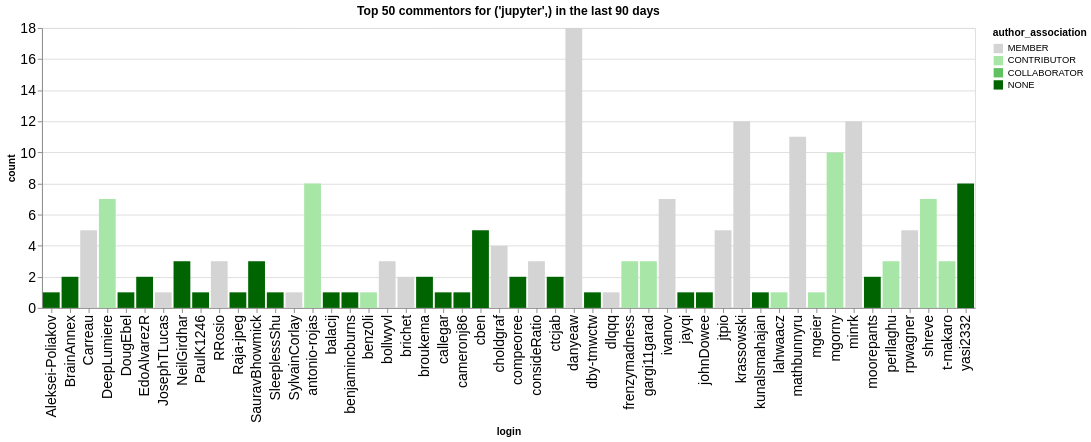

Here is the notebook cell this chart was saved with:
### Code cell
n_plot = 50
charts = []
for ii, (iorg, idata) in enumerate(commentors.groupby(['org'])):
    title = f"Top {n_plot} commentors for {iorg} in the last {n_days} days"
    idata = idata.groupby('login', as_index=False).agg({'count': 'sum', 'author_association': 'first'})
    idata = idata.sort_values('count', ascending=False).head(n_plot)
    ch = alt.Chart(data=idata.head(n_plot), title=title).mark_bar().encode(
        x='login',
        y='count',
        color=alt.Color('author_association', scale=alt.Scale(domain=author_types, range=author_colors))
    )
    charts.append(ch)
alt.hconcat(*charts)

### Figure 1 — Vega-Lite specification as saved in the notebook (floating-point values rounded to 4 significant figures)
{"config": {"axisLeft": {"labelFontSize": 15}, "axisBottom": {"labelFontSize": 15}}, "hconcat": [{"mark": {"type": "bar"}, "encoding": {"color": {"field": "author_association", "scale": {"domain": ["MEMBER", "CONTRIBUTOR", "COLLABORATOR", "NONE"], "range": ["rgb(211.82745098039214, 211.82745098039214, 211.82745098039214)", "rgb(166.98562091503268, 229.89803921568628, 166.98562091503268)", "rgb(96.37647058823529, 192.75294117647059, 96.37647058823529)", "rgb(0.0, 100.3921568627451, 0.0)"]}, "type": "nominal"}, "x": {"field": "login", "type": "nominal"}, "y": {"field": "count", "type": "quantitative"}}, "title": "Top 50 commentors for ('jupyter',) in the last 90 days"}], "data": {"name": "data-196f10a8237bec4b1933c944aeeea02a"}, "$schema": "https://vega.github.io/schema/vega-lite/v5.20.1.json", "datasets": {"data-196f10a8237bec4b1933c944aeeea02a": [{"login": "danyeaw", "count": 18, "author_association": "MEMBER"}, {"login": "krassowski", "count": 12, "author_association": "MEMBER"}, {"login": "minrk", "count": 12, "author_association": "MEMBER"}, {"login": "mathbunnyru", "count": 11, "author_association": "MEMBER"}, {"login": "mgorny", "count": 10, "author_association": "CONTRIBUTOR"}, {"login": "antonio-rojas", "count": 8, "author_association": "CONTRIBUTOR"}, {"login": "yasi2332", "count": 8, "author_association": "NONE"}, {"login": "DeepLumiere", "count": 7, "author_association": "CONTRIBUTOR"}, {"login": "shreve", "count": 7, "author_association": "CONTRIBUTOR"}, {"login": "ivanov", "count": 7, "author_association": "MEMBER"}, {"login": "jtpio", "count": 5, "author_association": "MEMBER"}, {"login": "cben", "count": 5, "author_association": "NONE"}, {"login": "Carreau", "count": 5, "author_association": "MEMBER"}, {"login": "rpwagner", "count": 5, "author_association": "MEMBER"}, {"login": "choldgraf", "count": 4, "author_association": "MEMBER"}, {"login": "RRosio", "count": 3, "author_association": "MEMBER"}, {"login": "bollwyvl", "count": 3, "author_association": "MEMBER"}, {"login": "SauravBhowmick", "count": 3, "author_association": "NONE"}, {"login": "perllaghu", "count": 3, "author_association": "CONTRIBUTOR"}, {"login": "t-makaro", "count": 3, "author_association": "CONTRIBUTOR"}, {"login": "frenzymadness", "count": 3, "author_association": "CONTRIBUTOR"}, {"login": "gargi11garad", "count": 3, "author_association": "CONTRIBUTOR"}, {"login": "NeilGirdhar", "count": 3, "author_association": "NONE"}, {"login": "consideRatio", "count": 3, "author_association": "MEMBER"}, {"login": "broukema", "count": 2, "author_association": "NONE"}, {"login": "compeoree", "count": 2, "author_association": "NONE"}, {"login": "ctcjab", "count": 2, "author_association": "NONE"}, {"login": "brichet", "count": 2, "author_association": "MEMBER"}, {"login": "BrainAnnex", "count": 2, "author_association": "NONE"}, {"login": "EdoAlvarezR", "count": 2, "author_association": "NONE"}, {"login": "moorepants", "count": 2, "author_association": "NONE"}, {"login": "dby-tmwctw", "count": 1, "author_association": "NONE"}, {"login": "balacij", "count": 1, "author_association": "NONE"}, {"login": "callegar", "count": 1, "author_association": "NONE"}, {"login": "benz0li", "count": 1, "author_association": "CONTRIBUTOR"}, {"login": "cameronj86", "count": 1, "author_association": "NONE"}, {"login": "SleeplessShu", "count": 1, "author_association": "NONE"}, {"login": "SylvainCorlay", "count": 1, "author_association": "MEMBER"}, {"login": "PaulK1246", "count": 1, "author_association": "NONE"}, {"login": "Aleksei-Poliakov", "count": 1, "author_association": "NONE"}, {"login": "DougEbel", "count": 1, "author_association": "NONE"}, {"login": "JosephTLucas", "count": 1, "author_association": "MEMBER"}, {"login": "Raja-jpeg", "count": 1, "author_association": "NONE"}, {"login": "benjamincburns", "count": 1, "author_association": "NONE"}, {"login": "jayqi", "count": 1, "author_association": "NONE"}, {"login": "dlqqq", "count": 1, "author_association": "MEMBER"}, {"login": "mgeier", "count": 1, "author_association": "CONTRIBUTOR"}, {"login": "lahwaacz", "count": 1, "author_association": "CONTRIBUTOR"}, {"login": "johnDowee", "count": 1, "author_association": "NONE"}, {"login": "kunalsmahajan", "count": 1, "author_association": "NONE"}]}}
